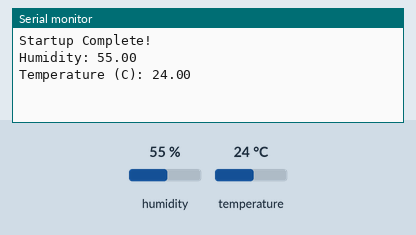
The sketch below on a simulated Arduino Uno, built with avr-gcc and run on an emulated ATmega328P. Shown: the last lines printed to the serial monitor. The inputs (shaded band) are chosen by the test bench; at power-on: humidity 55 %, temperature 24 °C.

Above: at 2.7 s.
2.8 s: humidity set to 22 %
At 12.4 s:
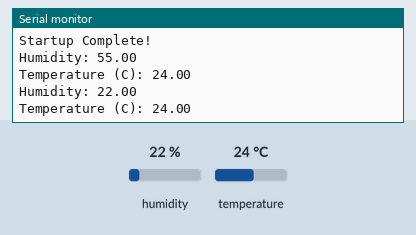
12.8 s: temperature set to 12 °C
At 22.1 s:
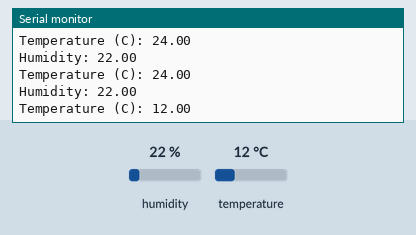
22.8 s: humidity set to 40 %
At 33.0 s:
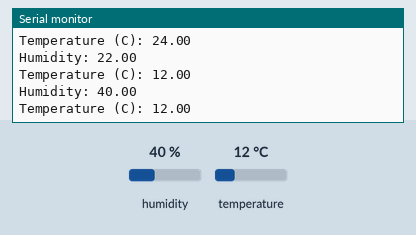
Timing chart, 0 to 34.5 s (numbered marks = the images above; inputs shaded):
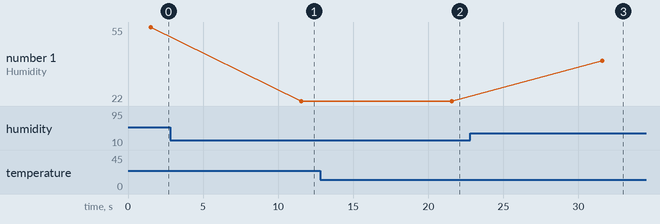

Measured:
- after the input at 2.8 s, the serial monitor: prints a new line after 8.7 s (image 1)
- after the input at 12.8 s, the serial monitor: prints a new line after 8.8 s (image 2)
- after the input at 22.8 s, the serial monitor: prints a new line after 8.8 s (image 3)
- plotted number 1: 55 → 22 after the input at 2.8 s, 22 → 40 after the input at 22.8 s

The sketch:

SimpleTemp.ino
```cpp
#include <DHT.h>
#define Type DHT11
int sensePin = 2;
DHT HT(sensePin, Type);
float humidity;
float tempC;
float tempF;
int setTime = 500;

void setup() {
Serial.begin(9600);
HT.begin();
delay(setTime);
Serial.println("Startup Complete!");
delay(1000);
}

void loop() {
  // put your main code here, to run repeatedly:
humidity = HT.readHumidity();
tempC = HT.readTemperature();
tempF = HT.readTemperature(true);

Serial.print("Humidity: ");
Serial.println(humidity);
Serial.print("Temperature (C): ");
Serial.println(tempC);
delay(10000);

}
```
